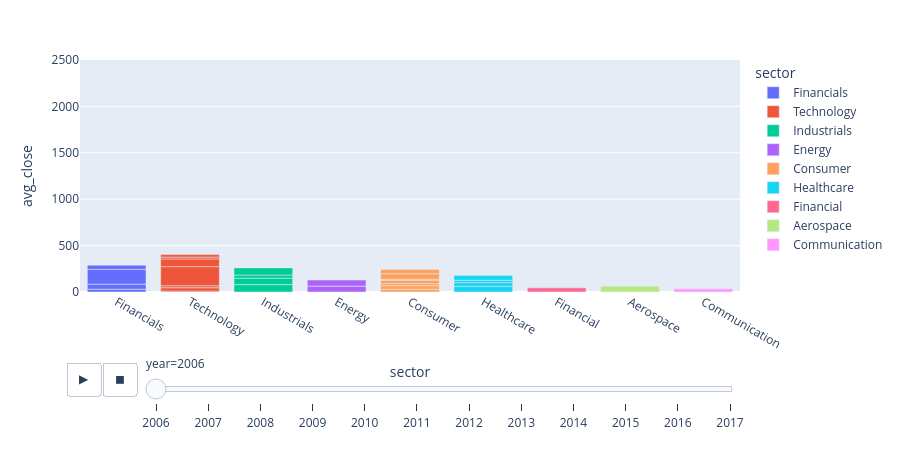

Here is the notebook cell this chart was saved with:
### Markdown cell above
# Animated Bar Chart

### Code cell
import plotly.express as px
import pandas as pd
import os

# HTML Full Output Path
output_filename = "animated_bar_chart.html"
full_path = os.path.join(os.getcwd(), output_filename)


# Stock Data origin
# Licensed CC0: public domain
# https://www.kaggle.com/datasets/szrlee/stock-time-series-20050101-to-20171231

# load DataFrame: all_stocks_2006-01-01_to_2018-01-01.csv
df_stocks = pd.read_csv('../data/all_stocks_2006-01-01_to_2018-01-01.csv',comment='#')
df_stocks['Date'] = pd.to_datetime(df_stocks['Date'])
df_stocks['year'] = df_stocks['Date'].dt.year

# load DataFrame sector/company data
df_sectors = pd.read_csv('../data/stock_sector_company.csv',comment='#')

# create new DataFrame: merge stock data with sector/company data based on matching 'Name' to 'stock'
# like a SQL left join - all records from df_stocks are kept and matching records from df_sectors are added
df_merged = pd.merge(df_stocks, df_sectors, left_on='Name', right_on='stock', how='left')


# create new DataFrame: group values by year, stock, sector, company and get averages 
df_yearly = df_merged.groupby(['year','stock','sector','company'])[['Close', 'Volume','Open','High','Low']].mean().reset_index()

# rename numeric data to note that they are averages per year now
df_yearly.rename(columns={'Close': 'avg_close', 'Volume':'avg_volume', 'Open': 'avg_open','High': 'avg_high','Low':'avg_low'}, inplace=True)

# print(df_yearly['avg_close'].min(), df_yearly['avg_close'].max())
# for i in range(5):
#     print(df_yearly['year'][i],df_yearly['stock'][i],df_yearly['sector'][i],df_yearly['company'][i])
          
# create plotly figure using Express
fig = px.bar(df_yearly, 
             x='sector', 
             y='avg_close', 
             color='sector',
             animation_frame="year", 
             animation_group="stock", 
             range_y=[0,2500],
             hover_data=['stock','company'])

fig.update_layout(
            hoverlabel=
            dict(
             font_color="white"
            ) 
)

# provide animation duration and figure height
fig.update_layout(transition = {'duration': 10000}, height=450)

fig.show()
fig.write_html(full_path)

### Figure 1 — Plotly figure (JSON) as saved in the notebook; plotly's stock layout.template omitted (floating-point values rounded to 4 significant figures)
{"data": [{"customdata": [["AABA", "Altaba"], ["AXP", "American Express Company"], ["GS", "Goldman Sachs Group Inc."], ["JPM", "JPMorgan Chase & Co."]], "hovertemplate": "sector=%{x}<br>year=2006<br>avg_close=%{y}<br>stock=%{customdata[0]}<br>company=%{customdata[1]}<extra></extra>", "ids": ["AABA", "AXP", "GS", "JPM"], "legendgroup": "Financials", "marker": {"color": "#636efa", "pattern": {"shape": ""}}, "name": "Financials", "orientation": "v", "showlegend": true, "textposition": "auto", "type": "bar", "x": ["Financials", "Financials", "Financials", "Financials"], "xaxis": "x", "y": [29.95, 54.41, 160.3, 43.93], "yaxis": "y"}, {"customdata": [["AAPL", "Apple Inc."], ["AMZN", "Amazon.com Inc."], ["CSCO", "Cisco Systems Inc."], ["GOOGL", "Alphabet Inc."], ["IBM", "International Business Machines Corporation"], ["INTC", "Intel Corporation"], ["MSFT", "Microsoft Corporation"]], "hovertemplate": "sector=%{x}<br>year=2006<br>avg_close=%{y}<br>stock=%{customdata[0]}<br>company=%{customdata[1]}<extra></extra>", "ids": ["AAPL", "AMZN", "CSCO", "GOOGL", "IBM", "INTC", "MSFT"], "legendgroup": "Technology", "marker": {"color": "#EF553B", "pattern": {"shape": ""}}, "name": "Technology", "orientation": "v", "showlegend": true, "textposition": "auto", "type": "bar", "x": ["Technology", "Technology", "Technology", "Technology", "Technology", "Technology", "Technology"], "xaxis": "x", "y": [10.12, 35.91, 21.61, 205.8, 83.11, 19.96, 26.29], "yaxis": "y"}, {"customdata": [["BA", "Boeing Company"], ["CAT", "Caterpillar Inc."], ["GE", "General Electric Company"], ["MMM", "3M Company"]], "hovertemplate": "sector=%{x}<br>year=2006<br>avg_close=%{y}<br>stock=%{customdata[0]}<br>company=%{customdata[1]}<extra></extra>", "ids": ["BA", "CAT", "GE", "MMM"], "legendgroup": "Industrials", "marker": {"color": "#00cc96", "pattern": {"shape": ""}}, "name": "Industrials", "orientation": "v", "showlegend": true, "textposition": "auto", "type": "bar", "x": ["Industrials", "Industrials", "Industrials", "Industrials"], "xaxis": "x", "y": [79.95, 68.71, 34.35, 76.91], "yaxis": "y"}, {"customdata": [["CVX", "Chevron Corporation"], ["XOM", "Exxon Mobil Corporation"]], "hovertemplate": "sector=%{x}<br>year=2006<br>avg_close=%{y}<br>stock=%{customdata[0]}<br>company=%{customdata[1]}<extra></extra>", "ids": ["CVX", "XOM"], "legendgroup": "Energy", "marker": {"color": "#ab63fa", "pattern": {"shape": ""}}, "name": "Energy", "orientation": "v", "showlegend": true, "textposition": "auto", "type": "bar", "x": ["Energy", "Energy"], "xaxis": "x", "y": [63.07, 65.35], "yaxis": "y"}, {"customdata": [["DIS", "Walt Disney Company"], ["HD", "Home Depot Inc."], ["KO", "Coca-Cola Company"], ["MCD", "McDonald's Corporation"], ["NKE", "Nike Inc."], ["PG", "Procter & Gamble Co."], ["WMT", "Walmart Inc."]], "hovertemplate": "sector=%{x}<br>year=2006<br>avg_close=%{y}<br>stock=%{customdata[0]}<br>company=%{customdata[1]}<extra></extra>", "ids": ["DIS", "HD", "KO", "MCD", "NKE", "PG", "WMT"], "legendgroup": "Consumer", "marker": {"color": "#FFA15A", "pattern": {"shape": ""}}, "name": "Consumer", "orientation": "v", "showlegend": true, "textposition": "auto", "type": "bar", "x": ["Consumer", "Consumer", "Consumer", "Consumer", "Consumer", "Consumer", "Consumer"], "xaxis": "x", "y": [29.57, 38.26, 21.94, 36.79, 10.66, 59.52, 46.63], "yaxis": "y"}, {"customdata": [["JNJ", "Johnson & Johnson"], ["MRK", "Merck & Co. Inc."], ["PFE", "Pfizer Inc."], ["UNH", "UnitedHealth Group Incorporated"]], "hovertemplate": "sector=%{x}<br>year=2006<br>avg_close=%{y}<br>stock=%{customdata[0]}<br>company=%{customdata[1]}<extra></extra>", "ids": ["JNJ", "MRK", "PFE", "UNH"], "legendgroup": "Healthcare", "marker": {"color": "#19d3f3", "pattern": {"shape": ""}}, "name": "Healthcare", "orientation": "v", "showlegend": true, "textposition": "auto", "type": "bar", "x": ["Healthcare", "Healthcare", "Healthcare", "Healthcare"], "xaxis": "x", "y": [62.21, 38.29, 25.68, 51.03], "yaxis": "y"}, {"customdata": [["TRV", "Travelers Companies Inc."]], "hovertemplate": "sector=%{x}<br>year=2006<br>avg_close=%{y}<br>stock=%{customdata[0]}<br>company=%{customdata[1]}<extra></extra>", "ids": ["TRV"], "legendgroup": "Financial", "marker": {"color": "#FF6692", "pattern": {"shape": ""}}, "name": "Financial", "orientation": "v", "showlegend": true, "textposition": "auto", "type": "bar", "x": ["Financial"], "xaxis": "x", "y": [45.87], "yaxis": "y"}, {"customdata": [["UTX", "United Technologies Corporation"]], "hovertemplate": "sector=%{x}<br>year=2006<br>avg_close=%{y}<br>stock=%{customdata[0]}<br>company=%{customdata[1]}<extra></extra>", "ids": ["UTX"], "legendgroup": "Aerospace", "marker": {"color": "#B6E880", "pattern": {"shape": ""}}, "name": "Aerospace", "orientation": "v", "showlegend": true, "textposition": "auto", "type": "bar", "x": ["Aerospace"], "xaxis": "x", "y": [61.62], "yaxis": "y"}, {"customdata": [["VZ", "Verizon Communications Inc."]], "hovertemplate": "sector=%{x}<br>year=2006<br>avg_close=%{y}<br>stock=%{customdata[0]}<br>company=%{customdata[1]}<extra></extra>", "ids": ["VZ"], "legendgroup": "Communication", "marker": {"color": "#FF97FF", "pattern": {"shape": ""}}, "name": "Communication", "orientation": "v", "showlegend": true, "textposition": "auto", "type": "bar", "x": ["Communication"], "xaxis": "x", "y": [34.05], "yaxis": "y"}], "layout": {"barmode": "relative", "height": 450, "hoverlabel": {"font": {"color": "white"}}, "legend": {"title": {"text": "sector"}, "tracegroupgap": 0}, "margin": {"t": 60}, "sliders": [{"active": 0, "currentvalue": {"prefix": "year="}, "len": 0.9, "pad": {"b": 10, "t": 60}, "steps": [{"args": [["2006"], {"frame": {"duration": 0, "redraw": true}, "fromcurrent": true, "mode": "immediate", "transition": {"duration": 0, "easing": "linear"}}], "label": "2006", "method": "animate"}, {"args": [["2007"], {"frame": {"duration": 0, "redraw": true}, "fromcurrent": true, "mode": "immediate", "transition": {"duration": 0, "easing": "linear"}}], "label": "2007", "method": "animate"}, {"args": [["2008"], {"frame": {"duration": 0, "redraw": true}, "fromcurrent": true, "mode": "immediate", "transition": {"duration": 0, "easing": "linear"}}], "label": "2008", "method": "animate"}, {"args": [["2009"], {"frame": {"duration": 0, "redraw": true}, "fromcurrent": true, "mode": "immediate", "transition": {"duration": 0, "easing": "linear"}}], "label": "2009", "method": "animate"}, {"args": [["2010"], {"frame": {"duration": 0, "redraw": true}, "fromcurrent": true, "mode": "immediate", "transition": {"duration": 0, "easing": "linear"}}], "label": "2010", "method": "animate"}, {"args": [["2011"], {"frame": {"duration": 0, "redraw": true}, "fromcurrent": true, "mode": "immediate", "transition": {"duration": 0, "easing": "linear"}}], "label": "2011", "method": "animate"}, {"args": [["2012"], {"frame": {"duration": 0, "redraw": true}, "fromcurrent": true, "mode": "immediate", "transition": {"duration": 0, "easing": "linear"}}], "label": "2012", "method": "animate"}, {"args": [["2013"], {"frame": {"duration": 0, "redraw": true}, "fromcurrent": true, "mode": "immediate", "transition": {"duration": 0, "easing": "linear"}}], "label": "2013", "method": "animate"}, {"args": [["2014"], {"frame": {"duration": 0, "redraw": true}, "fromcurrent": true, "mode": "immediate", "transition": {"duration": 0, "easing": "linear"}}], "label": "2014", "method": "animate"}, {"args": [["2015"], {"frame": {"duration": 0, "redraw": true}, "fromcurrent": true, "mode": "immediate", "transition": {"duration": 0, "easing": "linear"}}], "label": "2015", "method": "animate"}, {"args": [["2016"], {"frame": {"duration": 0, "redraw": true}, "fromcurrent": true, "mode": "immediate", "transition": {"duration": 0, "easing": "linear"}}], "label": "2016", "method": "animate"}, {"args": [["2017"], {"frame": {"duration": 0, "redraw": true}, "fromcurrent": true, "mode": "immediate", "transition": {"duration": 0, "easing": "linear"}}], "label": "2017", "method": "animate"}], "x": 0.1, "xanchor": "left", "y": 0, "yanchor": "top"}], "transition": {"duration": 10000}, "updatemenus": [{"buttons": [{"args": [null, {"frame": {"duration": 500, "redraw": true}, "fromcurrent": true, "mode": "immediate", "transition": {"duration": 500, "easing": "linear"}}], "label": "&#9654;", "method": "animate"}, {"args": [[null], {"frame": {"duration": 0, "redraw": true}, "fromcurrent": true, "mode": "immediate", "transition": {"duration": 0, "easing": "linear"}}], "label": "&#9724;", "method": "animate"}], "direction": "left", "pad": {"r": 10, "t": 70}, "showactive": false, "type": "buttons", "x": 0.1, "xanchor": "right", "y": 0, "yanchor": "top"}], "xaxis": {"anchor": "y", "categoryarray": ["Financials", "Technology", "Industrials", "Energy", "Consumer", "Healthcare", "Financial", "Aerospace", "Communication"], "categoryorder": "array", "domain": [0, 1], "title": {"text": "sector"}}, "yaxis": {"anchor": "x", "domain": [0, 1], "range": [0, 2500], "title": {"text": "avg_close"}}}}
